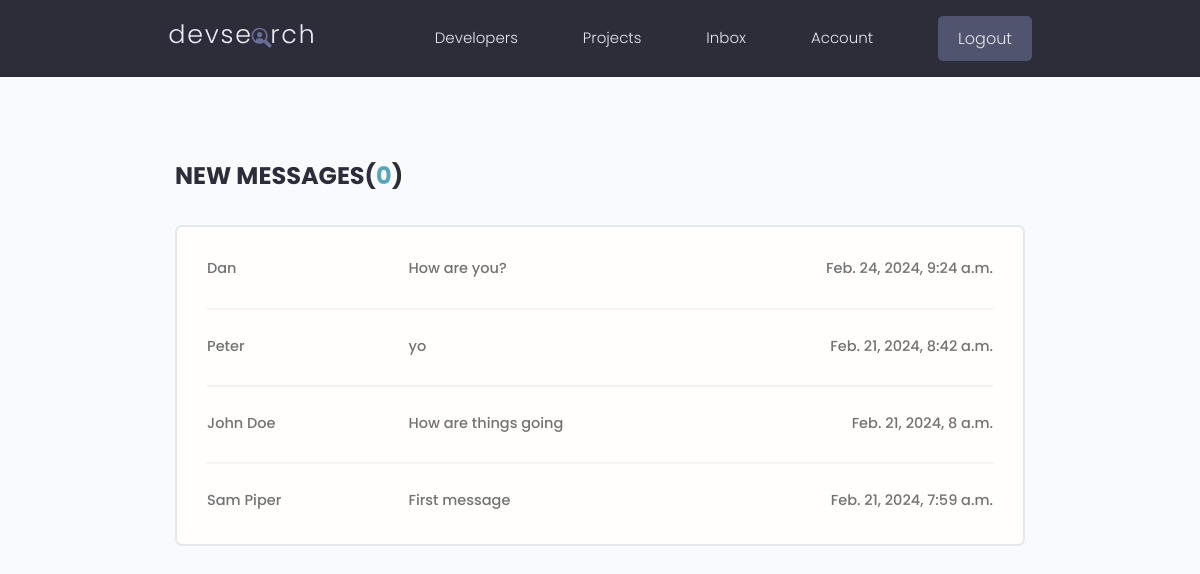
The page /inbox/ (signed in) on the database its author committed.
### usersApp/models.py (models this page shows, shortened)
class Message(models.Model):
    sender = models.ForeignKey(Profile, on_delete=models.SET_NULL, null=True, blank=True)
    recipient = models.ForeignKey(Profile, on_delete=models.SET_NULL, null=True, blank=True, related_name="messages")
    name = models.CharField(max_length=200, null=True, blank=True)
    email = models.EmailField(max_length=200, null=True, blank=True)
    subject = models.CharField(max_length=200, null=True, blank=True)
    body = models.TextField()
    is_read = models.BooleanField(default=False, null=True)
    created = models.DateTimeField(auto_now_add=True)
    id = models.UUIDField(default=uuid.uuid4, unique=True, primary_key=True, editable=False)
    class Meta:
        ordering = ['is_read', '-created']

### usersApp/views.py (the view)
# urls.py: path('inbox/', views.inbox, name="inbox"),
@login_required(login_url='login')
def inbox(request):
    profile = request.user.profile  # Get the currently logged-in user
    messageRequests = profile.messages.all()   # This is b/c the 'related_name' attribute in the Message model - in order to get a profile's messages, as in the messages sent to this owner / profile
    unreadCount = messageRequests.filter(is_read=False).count()
    context = {'messageRequests':messageRequests, 'unreadCount':unreadCount}
    return render(request,'usersApp/inbox.html',context)

### usersApp/templates/usersApp/inbox.html
{% extends 'main.html' %}
{% block content %}
  <main class="inbox my-xl">
    <div class="content-box">
      <h3 class="inbox__title">New Messages(<span>{{unreadCount}}</span>)</h3>
      <ul class="messages">
        {% for message in messageRequests %}
        {% if message.is_read == False %}
          <li class="message message--unread">
        {% else %}
          <li class="message">
        {% endif %}
            <a href="{% url 'message' message.id %}">
              <span class="message__author">{{message.name}}</span>
              <span class="message__subject">{{message.subject}}</span>
              <span class="message__date">{{message.created}}</span>
            </a>
        </li>
        {% endfor %}
      </ul>
    </div>
  </main>
{% endblock content %}

### static/styles/app.css (style rules this page uses)
:root { --color-sub: #2d2d39; }
.content-box { width: 95%; max-width: 85rem; margin: 0 auto; }
.inbox { height: 90vh; }
.inbox__title, .inbox__title span { font-size: 2.4rem; font-weight: 700; color: var(--color-sub); text-transform: uppercase; text-align: left; margin-bottom: 3rem; }
.inbox__title span { color: var(--color-main); }
.messages { list-style: none; background: var(--color-white); padding: 0.5rem 3rem; border: 2px solid var(--color-light); border-radius: 0.7rem; }
.message { padding: 2.5rem 0; }
.message > a span { font-size: 1.45rem; font-weight: 500; }
.message:not(:last-child) { border-bottom: 2px solid var(--color-white-light); }
.message > a { display: flex; gap: 1rem; }
.message__author, .message__date { flex-basis: 25%; }
.message__subject { flex-basis: 50%; }
.message__date { text-align: right; }

### static/uikit/styles/modules/_variables.css (style rules this page uses)
:root { --color-main: #5aa5b9; --color-main-light: #e6faff; --color-sub: #3f4156; --color-sub-light: #51546e; --color-sub-lighter: #ededfd; --color-text: #737373; --color-gray: #8b8b8b; --color-light: #e5e7eb; --color-light-gray: #767676; --color-bg: #f8fafd; --color-white: #fffefd; --color-white-light: #f3f3f3; --color-success: #359e64; --color-success-bg: #def8e8; --color-error: #fc4b0b; --color-error-bg: #fff2ee; --font-base: 'Poppins', arial, helvetica, 'Segoe UI', roboto, ubuntu, sans-serif; --font-monospace: 'Fira Code', 'Courier New', courier, monospace; --font-regular: 300; --font-medium: 500; --font-bold: 700; --generic-shadow: 1px 1px 5px #00000010; --generic-transition: all 0.3s ease-in-out; }

### static/uikit/styles/modules/_base.css (style rules this page uses)
* { margin: 0; padding: 0; box-sizing: border-box; text-rendering: optimizeLegibility; color: inherit; font-size: inherit; }
html { font-size: 50%; }
@media only screen and (min-width: 480px) { html { font-size: 56.25%; } }
@media only screen and (min-width: 1200px) { html { font-size: 62.5%; } }
body { line-height: 1.6; font-weight: 400; font-size: 1.5rem; color: var(--color-text); background-color: var(--color-bg); min-height: 100vh; }

### static/uikit/styles/modules/_typography.css (style rules this page uses)
* { font-family: var(--font-base); }
h3 { font-size: 3.2rem; font-weight: var(--font-medium); }
p, span, strong { font-size: 1.6rem; color: var(--color-text); font-weight: var(--font-regular); }
a { padding-bottom: 2px; text-decoration: none; display: inline-block; color: var(--color-main); font-weight: var(--font-medium); }

### static/uikit/styles/modules/_utilities.css (style rules this page uses)
.my-xl { margin: 8rem auto; }

### rows shown on the page
Message: name "Dan", subject "How are you?", created "Feb. 24, 2024, 9:24 a.m."
Message: name "Peter", subject "yo", created "Feb. 21, 2024, 8:42 a.m."
Message: name "John Doe", subject "How are things going", created "Feb. 21, 2024, 8 a.m."
Message: name "Sam Piper", subject "First message", created "Feb. 21, 2024, 7:59 a.m."

### other values the page prints
{{ unreadCount }} "0"
